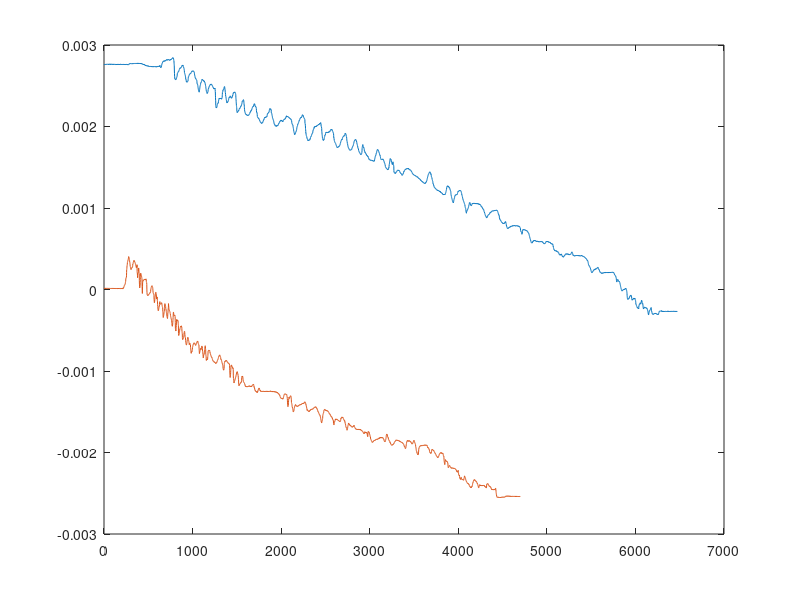
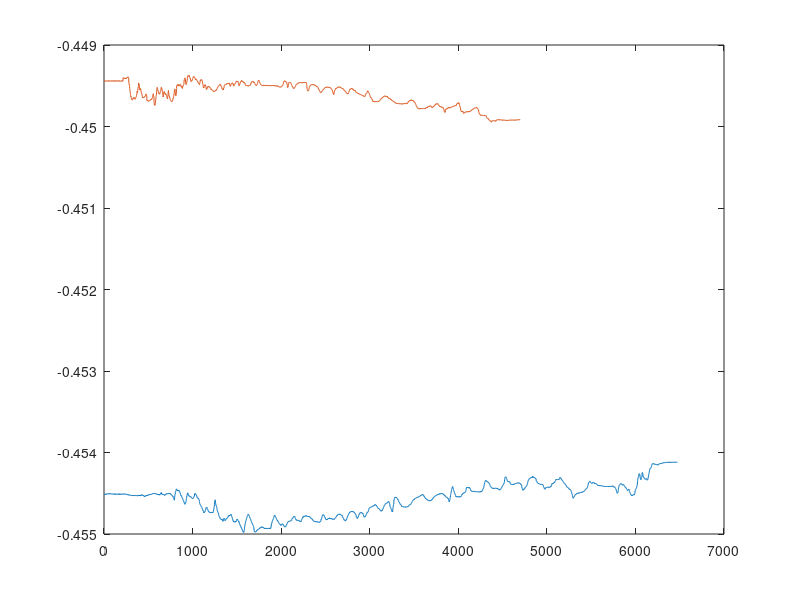
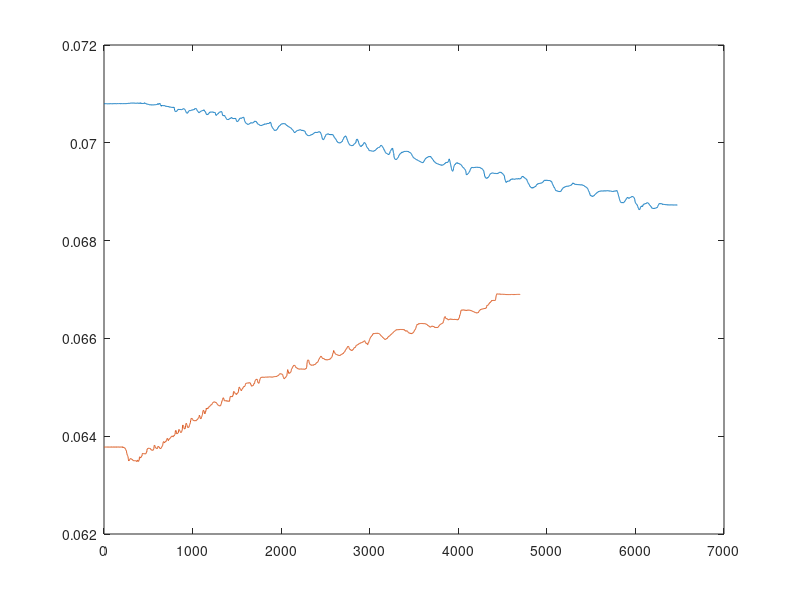

Recreate these plots in MATLAB, in order.
d1 = load("x_0_y_-0.45_case_1/panda_left_x_out.txt");
d2 = load("x_0_y_-0.45_case_2/panda_left_x_out.txt");

figure
plot (d1(:,1))
hold on
plot (d2(:,1))

figure
plot (d1(:,2))
hold on
plot (d2(:,2))

figure
plot (d1(:,3))
hold on
plot (d2(:,3))